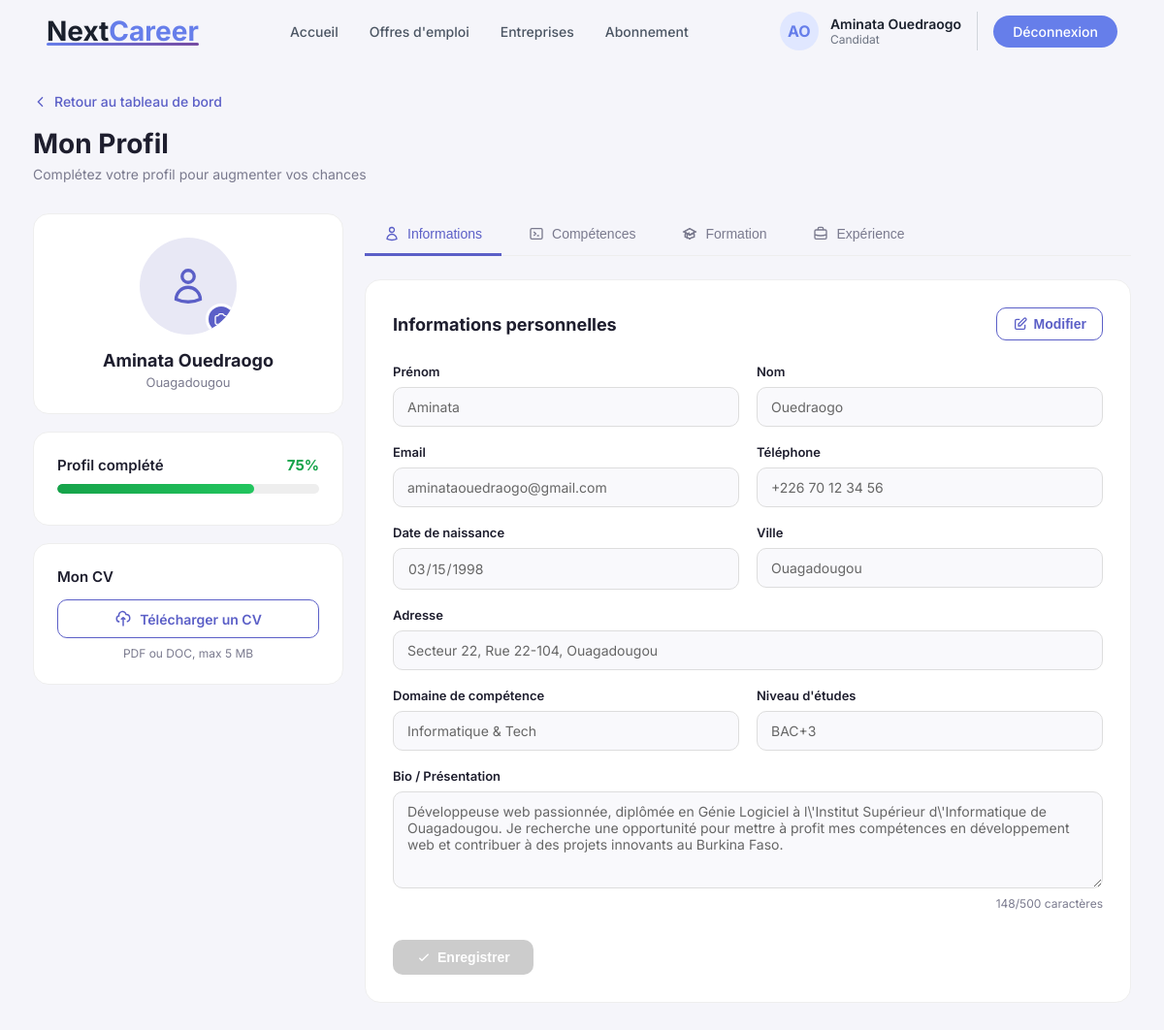
The page /pages/candidat/profil.php (signed in) on the database its author committed.
### tables this page shows
CREATE TABLE IF NOT EXISTS `candidats` (
  `id_candidat` int NOT NULL AUTO_INCREMENT,
  `id_user` int DEFAULT NULL,
  `nom` varchar(100) DEFAULT NULL,
  `prenom` varchar(100) DEFAULT NULL,
  `email` varchar(50) DEFAULT NULL,
  `telephone` varchar(20) DEFAULT NULL,
  `date_naissance` date DEFAULT NULL,
  `niveau_etudes` varchar(50) DEFAULT NULL,
  `adresse` varchar(255) DEFAULT NULL,
  `ville` varchar(100) DEFAULT NULL,
  `cv_numerique` varchar(255) DEFAULT NULL,
  `bio` text,
  `domaine` varchar(100) DEFAULT NULL,
  `photo_profil` varchar(55) DEFAULT NULL,
  PRIMARY KEY (`id_candidat`),
  UNIQUE KEY `idx_id_user` (`id_user`)
);

CREATE TABLE IF NOT EXISTS `utilisateurs` (
  `id_user` int NOT NULL AUTO_INCREMENT,
  `nom_user` varchar(100) NOT NULL,
  `email` varchar(50) NOT NULL,
  `password` varchar(255) NOT NULL,
  `role` enum('candidat','recruteur','admin') NOT NULL,
  `tel_user` varchar(20) DEFAULT NULL,
  `date_creation` timestamp NULL DEFAULT CURRENT_TIMESTAMP,
  `derniere_connexion` timestamp NULL DEFAULT NULL,
  `statut` enum('actif','inactif','suspendu') DEFAULT 'actif',
  PRIMARY KEY (`id_user`),
  UNIQUE KEY `email` (`email`),
  KEY `idx_email` (`email`),
  KEY `idx_role` (`role`)
);

### pages/candidat/profil.php (the view, shortened to what this page needs)
<?php
require_once '../../config/db.php';
$candidat = null;
try {
    $stmt = $pdo->prepare("SELECT c.*, u.email, u.tel_user FROM candidats c JOIN utilisateurs u ON c.id_user = u.id_user WHERE c.id_candidat = :id");
    $stmt->bindParam(':id', $_SESSION['user_id']);
    $stmt->execute();
    $candidat = $stmt->fetch();
} catch (PDOException $e) {
    $message_error = "Erreur : " . $e->getMessage();
}
$fields = ['nom', 'prenom', 'ville', 'cv_numerique', 'date_naissance', 'adresse', 'photo', 'domaine'];
$total_fields = count($fields);
$filled = 0;
foreach ($fields as $f) {
    if (!empty($candidat[$f])) $filled++;
}
$profil_pct = (int)(($filled / $total_fields) * 100);
?>
<!DOCTYPE html>
<html lang="fr">
<head>
</head>
<body>
<nav class="bg-white shadow-sm sticky top-0 z-50 border-b border-gray-200" style="padding: 0 48px; height: 64px; display: flex; align-items: center; justify-content: space-between;">
    <div style="max-width: 1180px; width: 100%; margin: 0 auto; display: flex; align-items: center; justify-content: space-between;">
        <a href="../../index.php">
            <div style="font-family:'Inter',sans-serif;font-size:1.75rem;font-weight:700;color:#1a202c;position:relative;display:inline-block;">
                Next<span style="color:#667eea;">Career</span>
                <div style="position:absolute;bottom:2px;left:0;width:100%;height:3px;background:linear-gradient(90deg,#667eea 0%,#764ba2 100%);border-radius:2px;"></div>
            </div>
        </a>
        <div style="display:flex;gap:32px;">
            <a href="../../index.php" style="font-size:14px;color:#4b5563;font-weight:500;text-decoration:none;" onmouseover="this.style.color='#667eea'" onmouseout="this.style.color='#4b5563'">Accueil</a>
            <a href="../../offres.php" style="font-size:14px;color:#4b5563;font-weight:500;text-decoration:none;" onmouseover="this.style.color='#667eea'" onmouseout="this.style.color='#4b5563'">Offres d'emploi</a>
            <a href="../../entreprises.php" style="font-size:14px;color:#4b5563;font-weight:500;text-decoration:none;" onmouseover="this.style.color='#667eea'" onmouseout="this.style.color='#4b5563'">Entreprises</a>
            <a href="../../abonnement.php" style="font-size:14px;color:#4b5563;font-weight:500;text-decoration:none;" onmouseover="this.style.color='#667eea'" onmouseout="this.style.color='#4b5563'">Abonnement</a>
        </div>
        <div style="display:flex;align-items:center;gap:16px;">
            <?php
            $user_nom_nav = '';
            $user_prenom_nav = '';
            try {
                $stmt_nav = $pdo->prepare("SELECT nom, prenom FROM candidats WHERE id_candidat = :id");
                $stmt_nav->execute([':id' => $_SESSION['user_id']]);
                $user_data_nav = $stmt_nav->fetch();
                $user_nom_nav = $user_data_nav['nom'] ?? '';
                $user_prenom_nav = $user_data_nav['prenom'] ?? '';
            } catch (PDOException $e) {}
            $initiales_nav = strtoupper(substr($user_prenom_nav, 0, 1) . substr($user_nom_nav, 0, 1));
            $nom_complet_nav = htmlspecialchars($user_prenom_nav . ' ' . $user_nom_nav);
            ?>
            <div style="display:flex;align-items:center;gap:12px;padding-right:16px;border-right:1px solid #d1d5db;">
                <div style="width:40px;height:40px;background:#e0e7ff;border-radius:50%;display:flex;align-items:center;justify-content:center;">
                    <span style="font-size:16px;font-weight:700;color:#667eea;"><?= $initiales_nav ?></span>
                </div>
                <div>
                    <p style="font-size:14px;font-weight:600;color:#1a202c;margin:0;"><?= $nom_complet_nav ?></p>
                    <p style="font-size:12px;color:#6b7280;margin:0;">Candidat</p>
                </div>
            </div>
            <a href="../../auth/logout.php" style="background:#667eea;color:#fff;padding:8px 20px;border-radius:999px;font-size:14px;font-weight:500;text-decoration:none;transition:background 0.2s;" onmouseover="this.style.background='#4f46e5'" onmouseout="this.style.background='#667eea'">
                Déconnexion
            </a>
        </div>
    </div>
</nav>
<div class="page">
    <a href="dashboard.php" class="back-link">
        <svg fill="none" stroke="currentColor" stroke-width="2" viewBox="0 0 24 24" style="width:16px;height:16px;"><path d="M15 19l-7-7 7-7"/></svg>
        Retour au tableau de bord
    </a>
    <h1 class="page-title">Mon Profil</h1>
    <p class="page-subtitle">Complétez votre profil pour augmenter vos chances</p>
    <div class="layout">
        <div class="sidebar">
            <div class="card" style="text-align: center;">
                <div class="profile-pic-wrap">
                    <?php if (!empty($candidat['photo_profil'])): ?>
                        <img src="../../uploads/photos/<?= htmlspecialchars($candidat['photo_profil']) ?>" alt="Photo">
                    <?php else: ?>
                        <svg fill="none" stroke="currentColor" stroke-width="2" viewBox="0 0 24 24"><path d="M15.75 6a3.75 3.75 0 11-7.5 0 3.75 3.75 0 017.5 0zM4.501 20.118a7.5 7.5 0 0114.998 0A17.933 17.933 0 0112 21.75c-2.676 0-5.216-.584-7.499-1.632z"/></svg>
                    <?php endif; ?>
                    <div class="photo-badge" onclick="document.getElementById('photo-upload').click();">
                        <svg fill="none" stroke="currentColor" stroke-width="2" viewBox="0 0 24 24"><path d="M3 9a2 2 0 012-2h.93a2 2 0 001.664-.89l.812-1.22A2 2 0 0110.07 4h3.86a2 2 0 011.664.89l.812 1.22A2 2 0 0118.07 7H19a2 2 0 012 2v9a2 2 0 01-2 2H5a2 2 0 01-2-2V9z"/></svg>
                    </div>
                </div>
                <div class="profile-name"><?= htmlspecialchars($candidat['prenom'] . ' ' . $candidat['nom']) ?></div>
                <div class="profile-location"><?= htmlspecialchars($candidat['ville'] ?? 'Ouagadougou') ?></div>
            </div>
            <div class="card">
                <div class="progress-wrap">
                    <div class="progress-label">
                        <h4>Profil complété</h4>
                        <span><?= $profil_pct ?>%</span>
                    </div>
                    <div class="progress-track">
                        <div class="progress-fill" style="width:<?= $profil_pct ?>%;"></div>
                    </div>
                </div>
            </div>
            <div class="card cv-card">
                <h4>Mon CV</h4>
                <form method="POST" enctype="multipart/form-data" style="margin:0;">
                    <label for="cv-upload" class="btn-upload">
                        <svg fill="none" stroke="currentColor" stroke-width="2" viewBox="0 0 24 24"><path d="M7 16a4 4 0 01-.88-7.903A5 5 0 1115.9 6L16 6a5 5 0 011 9.9M15 13l-3-3m0 0l-3 3m3-3v12"/></svg>
                        <?= !empty($candidat['cv_numerique']) ? 'Remplacer le CV' : 'Télécharger un CV' ?>
                    </label>
                </form>
                <p style="font-size:12px;color:#7a7a8e;text-align:center;margin-top:8px;">PDF ou DOC, max 5 MB</p>
            </div>
        </div>
        <div class="main-content">
            <div class="tabs">
                <button class="tab-btn active" data-tab="informations">
                    <svg fill="none" stroke="currentColor" stroke-width="2" viewBox="0 0 24 24"><path d="M15.75 6a3.75 3.75 0 11-7.5 0 3.75 3.75 0 017.5 0zM4.501 20.118a7.5 7.5 0 0114.998 0A17.933 17.933 0 0112 21.75c-2.676 0-5.216-.584-7.499-1.632z"/></svg>
                    Informations
                </button>
                <button class="tab-btn" data-tab="competences">
                    <svg fill="none" stroke="currentColor" stroke-width="2" viewBox="0 0 24 24"><path d="M8 9l3 3-3 3m5 0h3M5 20h14a2 2 0 002-2V6a2 2 0 00-2-2H5a2 2 0 00-2 2v12a2 2 0 002 2z"/></svg>
                    Compétences
                </button>
                <button class="tab-btn" data-tab="formation">
                    Formation
                </button>
                <button class="tab-btn" data-tab="experience">
                    <svg fill="none" stroke="currentColor" stroke-width="2" viewBox="0 0 24 24"><path d="M21 13.255A23.931 23.931 0 0112 15c-3.183 0-6.22-.62-9-1.745M16 6V4a2 2 0 00-2-2h-4a2 2 0 00-2 2v2m4 6h.01M5 20h14a2 2 0 002-2V8a2 2 0 00-2-2H5a2 2 0 00-2 2v10a2 2 0 002 2z"/></svg>
                    Expérience
                </button>
            </div>
            <div class="tab-content active" id="tab-informations">
                <div class="section-card">
                    <div class="section-header">
                        <h3>Informations personnelles</h3>
                        <button class="btn-modifier" onclick="toggleEdit('info-form')">
                            <svg fill="none" stroke="currentColor" stroke-width="2" viewBox="0 0 24 24"><path d="M11 5H6a2 2 0 00-2 2v11a2 2 0 002 2h11a2 2 0 002-2v-5m-1.414-9.414a2 2 0 112.828 2.828L11.828 15H9v-2.828l8.586-8.586z"/></svg>
                            <span class="edit-text">Modifier</span>
                        </button>
                    </div>
                                       <form method="POST" id="info-form">
                        <div class="form-grid">
                            <div class="form-field">
                                <label>Prénom</label>
                                <input type="text" name="prenom" value="<?= htmlspecialchars($candidat['prenom'] ?? '') ?>" required disabled>
                            </div>
                            <div class="form-field">
                                <label>Nom</label>
                                <input type="text" name="nom" value="<?= htmlspecialchars($candidat['nom'] ?? '') ?>" required disabled>
                            </div>
                        </div>
                        <div class="form-grid">
                            <div class="form-field">
                                <label>Email</label>
                                <input type="email" name="email" value="<?= htmlspecialchars($candidat['email'] ?? '') ?>" required disabled>
                            </div>
                            <div class="form-field">
                                <label>Téléphone</label>
                                <input type="tel" name="telephone" value="+226 70 12 34 56" placeholder="+226 70 12 34 56" disabled>
                            </div>
                        </div>
                        <div class="form-grid">
                            <div class="form-field">
                                <label>Date de naissance</label>
                                <input type="date" name="date_naissance" value="<?= htmlspecialchars($candidat['date_naissance'] ?? '') ?>" disabled>
                            </div>
                            <div class="form-field">
                                <label>Ville</label>
                                <input type="text" list="villes" name="ville" value="<?= htmlspecialchars($candidat['ville'] ?? '') ?>" placeholder="Ex: Ouagadougou" disabled>
                            </div>
                        </div>
                        <div class="form-field">
                            <label>Adresse</label>
                            <input type="text" name="adresse" placeholder="123 Rue de..." value="<?= htmlspecialchars($candidat['adresse'] ?? '') ?>" disabled>
                        </div>
                        <div class="form-grid">
                            <div class="form-field">
                                <label>Domaine de compétence</label>
                                <input type="text" list="domaines" name="domaine" value="<?= htmlspecialchars($candidat['domaine'] ?? '') ?>" placeholder="Ex: Informatique & Tech" disabled>
                            </div>
                            <div class="form-field">
                                <label>Niveau d'études</label>
                                <input type="text" list="niveaux" name="niveau_etudes" value="<?= htmlspecialchars($candidat['niveau_etudes'] ?? '') ?>" placeholder="Ex: BAC+5" disabled>
                            </div>
                        </div>
                        <div class="form-field">
                            <label>Bio / Présentation</label>
                            <textarea name="bio" placeholder="Parlez-nous de vous..." disabled><?= htmlspecialchars($candidat['bio'] ?? '') ?></textarea>
                            <div class="char-count">148/500 caractères</div>
                        </div>
                        <button type="submit" class="btn-save" id="save-btn" disabled>
                            <svg fill="none" stroke="currentColor" stroke-width="2" viewBox="0 0 24 24"><path d="M5 13l4 4L19 7"/></svg>
                            Enregistrer
                        </button>
                    </form>
                </div>
            </div>
        </div>
    </div>
</div>
</body>
</html>

### rows shown on the page
candidats: initiales_nav "AO", nom_complet_nav "Aminata Ouedraogo", prenom+nom "Aminata Ouedraogo", ville "Ouagadougou", prenom "Aminata", nom "Ouedraogo", email "aminataouedraogo@gmail.com", date_naissance "03/15/1998", adresse "Secteur 22, Rue 22-104, Ouagadougou", domaine "Informatique & Tech", niveau_etudes "BAC+3", bio "Développeuse web passionnée, diplômée en Génie Logiciel à l\\'Institut Supérieur d\\'Informatique de Ouagadougou. Je recherche une opportunité pour mettre à profit mes compétences en développement web et contribuer à des projets innovants au Burkina Faso."

### other values the page prints
$profil_pct "75"
